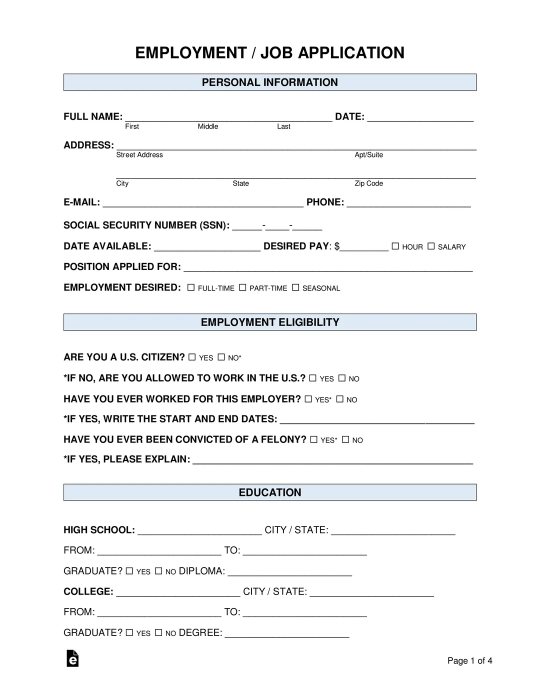
#> input picture assets/images/job_application.png, 1080 x 1398 px (shown at 1/2 size)
$ python -i maze.py   (imports and definitions only)
#> lines starting #> are read from the running program, lines starting #| are printed output that depends on the picture; after the words box and inside, x2 and y2 are one past the last pixel; in counts of white or black regions, pixels touching at a corner belong together
#> further down, picture is the input picture: shape (1398, 1080, 3); mean B, G, R 244.6, 244, 243.4
### src/core/ai_generator.py
import os
import json
import google.generativeai as genai
from dotenv import load_dotenv
from pathlib import Path
import time

# --- LOAD ENV ---
CURRENT_DIR = Path(__file__).resolve().parent
ROOT_DIR = CURRENT_DIR.parent.parent
ENV_PATH = ROOT_DIR / ".env"
loaded = load_dotenv(ENV_PATH)

class AIGenerator:
    def __init__(self):
        self.api_key = os.getenv("GEMINI_API_KEY")

        # Modele candidate
        self.candidate_models = [
            "gemini-1.5-flash",
            "gemini-1.5-flash-001",
            "gemini-2.0-flash",
            "gemini-1.5-pro",
            "gemini-pro"
        ]

        if self.api_key:
            try:
                genai.configure(api_key=self.api_key)
            except Exception as e:
                print(f"❌ Eroare configurare genai: {e}")

    # [82 lines left out: functions get_fallback_questions, get_fallback_maze, generate_quiz, generate_maze, _call_gemini, not called in this run]

### src/ui/screens/maze.py
import cv2
import time
import numpy as np
import os
import math
import threading
from collections import deque
from src.core.ai_generator import AIGenerator

class MazeGame:
    def __init__(self):
        self.active = False
        self.ai_generator = AIGenerator()

        # Stari: GENERATING, WAITING, PLAYING, JUMPSCARE, WIN_SCREEN, LOST
        self.state = "GENERATING"

        self.level_layout = []
        self.walls = []
        self.start_rect = None
        self.end_rect = None
        self.grid_h = 11
        self.grid_w = 20
        self.last_dims = (0, 0)

        # Cursor & Trail (Coada pentru efectul de urma)
        self.cursor_norm = (0.5, 0.5)
        self.trail = deque(maxlen=10) # Pastram ultimele 10 pozitii

        # --- JUMPSCARE CONFIG ---
        self.TRANSIT_DURATION = 0.2
        self.jumpscare_start_time = 0

        # --- IMAGINI ---
        current_dir = os.path.dirname(os.path.abspath(__file__))
        project_root = os.path.abspath(os.path.join(current_dir, "../../../"))
        jumpscare_path = os.path.join(project_root, "assets", "images", "job_application.png")

        self.jumpscare_img = cv2.imread(jumpscare_path)
        if self.jumpscare_img is None:
             self.jumpscare_img = np.zeros((500, 500, 3), dtype=np.uint8)
             self.jumpscare_img[:] = (0, 0, 255)

        # --- INTERFATA LOST / WIN ---
        self.buttons_layout = {
            "RETRY": (0.15, 0.7, 0.3, 0.15),
            "MENU":  (0.55, 0.7, 0.3, 0.15)
        }
        self.hovered_btn = None
        self.selection_start = 0
        self.selection_progress = 0.0
        self.SELECTION_TIME = 1.5

        self.win_start_time = 0
        self.WIN_DISPLAY_TIME = 4.0

        # --- PALETA CULORI NEON ---
        self.COL_BG = (30, 15, 35)       # Dark Purple/Black
        self.COL_GRID = (60, 40, 70)     # Faint Purple
        self.COL_WALL_FILL = (60, 30, 60)
        self.COL_WALL_BORDER = (235, 206, 135) # Cyan ACIEE
        self.COL_TRAIL = (203, 192, 255) # Pink ACIEE

    # [158 lines left out: functions _is_solvable, _parse_level, reset, _generate_task, update, _update_buttons_interaction and 1 more, not called in this run]

    def _draw_tech_grid(self, frame, w, h):
        """Deseneaza un grilaj subtil in fundal - Foarte rapid."""
        # Linii Verticale
        for x in range(0, w, 60):
            cv2.line(frame, (x, 0), (x, h), self.COL_GRID, 1)
        # Linii Orizontale
        for y in range(0, h, 60):
            cv2.line(frame, (0, y), (w, y), self.COL_GRID, 1)

    def draw(self, frame):
        h, w, _ = frame.shape
#> h = 1398; w = 1080
        self.last_dims = (w, h)
#> self.last_dims = (1080, 1398)

        # --- 1. ECRAN GENERARE ---
        if self.state == "GENERATING":
            cv2.rectangle(frame, (0,0), (w,h), self.COL_BG, -1)
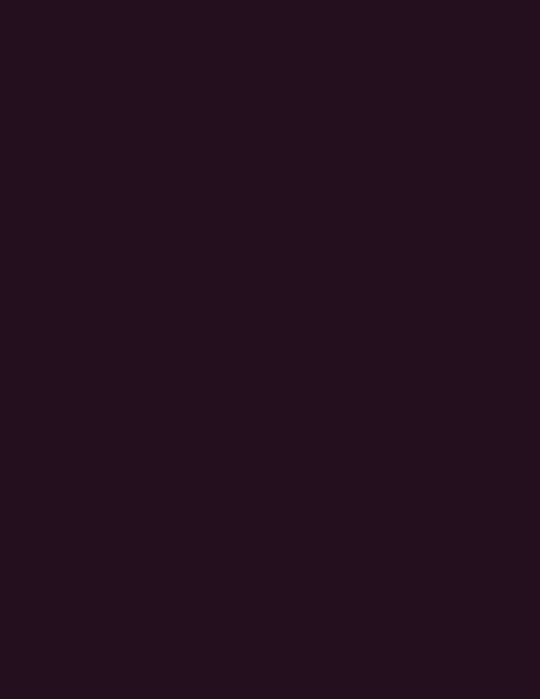
#> frame: shape (1398, 1080, 3) (shown at 1/2 size); mean B, G, R 30, 15, 35
            self._draw_tech_grid(frame, w, h)
#> after the loop in _draw_tech_grid, `for x in range(0, w, 60):`: frame: shape (1398, 1080, 3); 1.67% of pixels changed, all inside (x1, y1, x2, y2) = (0, 0, 1021, 1398)
#> after the loop in _draw_tech_grid, `for y in range(0, h, 60):`: frame: shape (1398, 1080, 3); mean B, G, R 31, 15.8, 36.2
            msg = "GENERARE LABIRINT..."
            pulse = abs(math.sin(time.time() * 4))
            col = (0, int(255 * pulse), 255)
            font = cv2.FONT_HERSHEY_SIMPLEX
#> font = 0
            ts = cv2.getTextSize(msg, font, 1.2, 3)[0]
#> ts = (407, 27)
            cv2.putText(frame, msg, ((w-ts[0])//2, h//2), font, 1.2, col, 3)
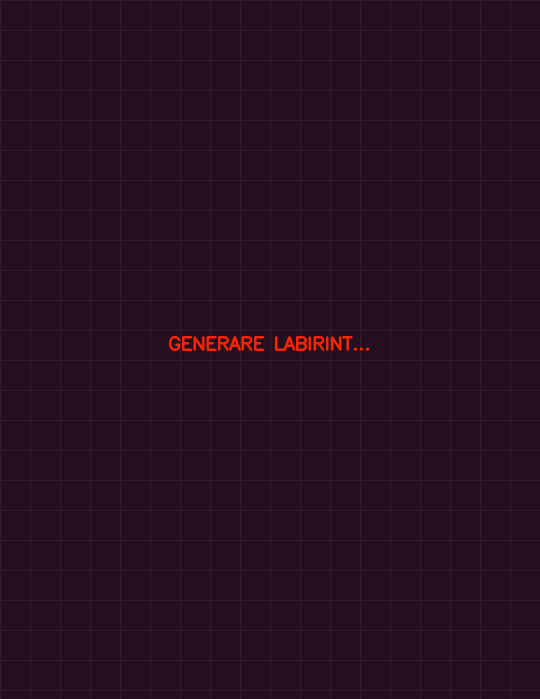
#> frame: shape (1398, 1080, 3) (shown at 1/2 size); mean B, G, R 30.9, 15.9, 36.9
            return frame

        # --- 2. ECRAN WIN ---
        if self.state == "WIN_SCREEN":
            frame[:] = 0 # Negru
            msgs = ["FELICITARI!", "Ai castigat!"]
            font = cv2.FONT_HERSHEY_SIMPLEX
            y_off = h // 2 - 50
            for i, line in enumerate(msgs):
                scale = 2.0 if i == 0 else 1.2
                color = (0, 255, 0) if i == 0 else (200, 200, 200)
                thick = 4 if i == 0 else 2
                ts = cv2.getTextSize(line, font, scale, thick)[0]
                cv2.putText(frame, line, ((w - ts[0]) // 2, y_off), font, scale, color, thick)
                y_off += 80
            return frame

        # --- 3. JUMPSCARE ---
        if self.state == "JUMPSCARE" and self.jumpscare_img is not None:
            frame[:] = 0
            elapsed = time.time() - self.jumpscare_start_time
            progress = min(elapsed / self.TRANSIT_DURATION, 1.0)
            scale = 0.1 + (progress**3) * 0.9
            tw, th = int(w * scale), int(h * scale)
            if tw > 0 and th > 0:
                resized = cv2.resize(self.jumpscare_img, (tw, th))
                x_off = (w - tw) // 2
                y_off = (h - th) // 2
                frame[y_off:y_off+th, x_off:x_off+tw] = resized
            return frame

        # --- 4. GAMEPLAY (NEON STYLE) ---
        if self.level_layout and not self.walls: self._parse_level(w, h)

        # A. Fundal & Grid
        cv2.rectangle(frame, (0,0), (w,h), self.COL_BG, -1)
        self._draw_tech_grid(frame, w, h)

        # B. Pereti (Stil Neon: Fill transparent + Border)
        # Optimizare: Desenam toti peretii
        for (wx, wy, ww, wh) in self.walls:
            # Poti comenta linia de fill daca vrei transparenta totala pentru performanta MAXIMA
            cv2.rectangle(frame, (wx+2, wy+2), (wx+ww-2, wy+wh-2), self.COL_WALL_FILL, -1)
            cv2.rectangle(frame, (wx, wy), (wx+ww, wy+wh), self.COL_WALL_BORDER, 2)
            # Detaliu "Tech" (un punct in mijloc)
            cv2.circle(frame, (wx + ww//2, wy + wh//2), 2, self.COL_WALL_BORDER, -1)

        # C. Start Zone (Pulse Green)
        if self.start_rect:
            sx, sy, sw, sh = self.start_rect
            pulse = 0.5 + 0.5 * math.sin(time.time() * 5) # 0.0 -> 1.0
            color_s = (0, int(150 + 100*pulse), 0)
            cv2.rectangle(frame, (sx, sy), (sx+sw, sy+sh), color_s, -1)
            cv2.putText(frame, "S", (sx+sw//2-10, sy+sh//2+10), cv2.FONT_HERSHEY_SIMPLEX, 1, (255,255,255), 2)

        # D. End Zone (Pulse Red)
        if self.end_rect:
            ex, ey, ew, eh = self.end_rect
            pulse = 0.5 + 0.5 * math.cos(time.time() * 5)
            color_e = (0, 0, int(150 + 100*pulse))
            cv2.rectangle(frame, (ex, ey), (ex+ew, ey+eh), color_e, -1)
            cv2.putText(frame, "E", (ex+ew//2-10, ey+eh//2+10), cv2.FONT_HERSHEY_SIMPLEX, 1, (255,255,255), 2)

        # E. Player Trail (Coada)
        for i, (tx, ty) in enumerate(self.trail):
            px, py = int(tx * w), int(ty * h)
            # Cerculete care se micsoreaza
            radius = int(5 + i * 1.5)
            alpha = (i + 1) / len(self.trail)
            col = tuple(int(c * alpha) for c in self.COL_TRAIL)
            cv2.circle(frame, (px, py), radius, col, -1)

        # Mesaj jos (daca nu e LOST)
        if self.state != "LOST":
            # Bara neagra semitransparenta
            overlay = frame.copy()
            cv2.rectangle(overlay, (0, h-60), (w, h), (0,0,0), -1)
            cv2.addWeighted(overlay, 0.6, frame, 0.4, 0, frame)
            cv2.putText(frame, self.message, (50, h - 20), cv2.FONT_HERSHEY_SIMPLEX, 1, self.msg_color, 2)

        # --- 5. ECRAN LOST OVERLAY ---
        if self.state == "LOST":
            overlay = frame.copy()
            cv2.rectangle(overlay, (0, 0), (w, h), (0, 0, 50), -1)
            cv2.addWeighted(overlay, 0.7, frame, 0.3, 0, frame)

            cv2.putText(frame, "AI LOVIT ZIDUL!", (w//2 - 200, h//2 - 50),
                        cv2.FONT_HERSHEY_SIMPLEX, 1.5, (0, 0, 255), 3)

            for key, (bx, by, bw, bh) in self.buttons_layout.items():
                x1, y1 = int(bx * w), int(by * h)
                x2, y2 = int((bx + bw) * w), int((by + bh) * h)
                is_hovered = (self.hovered_btn == key)

                bg_col = (0, 100, 0) if (key == "RETRY" and is_hovered) else \
                         (0, 0, 100) if (key == "MENU" and is_hovered) else (50, 50, 50)
                border_col = (0, 255, 0) if is_hovered else (200, 200, 200)

                cv2.rectangle(frame, (x1, y1), (x2, y2), bg_col, -1)
                cv2.rectangle(frame, (x1, y1), (x2, y2), border_col, 2)

                if is_hovered:
                    prog_w = int((x2 - x1) * self.selection_progress)
                    cv2.rectangle(frame, (x1, y2-10), (x1+prog_w, y2), (255, 255, 255), -1)

                label = "REINCEARCA" if key == "RETRY" else "IESIRE MENIU"
                ts = cv2.getTextSize(label, cv2.FONT_HERSHEY_SIMPLEX, 0.8, 2)[0]
                tx = x1 + (x2 - x1 - ts[0]) // 2
                ty = y1 + (y2 - y1 + ts[1]) // 2
                cv2.putText(frame, label, (tx, ty), cv2.FONT_HERSHEY_SIMPLEX, 0.8, (255, 255, 255), 2)

        return frame

>>> import cv2
>>> picture = cv2.imread('../../../assets/images/job_application.png')
>>> result = MazeGame().draw(picture)
